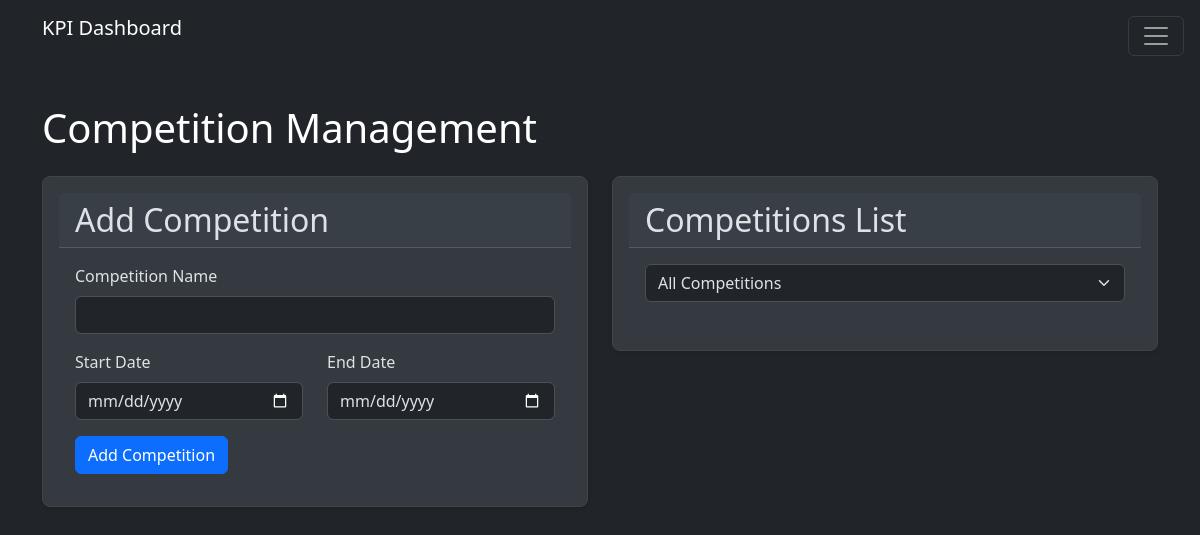
The app's page /admin/pages/competitions.php, older data.
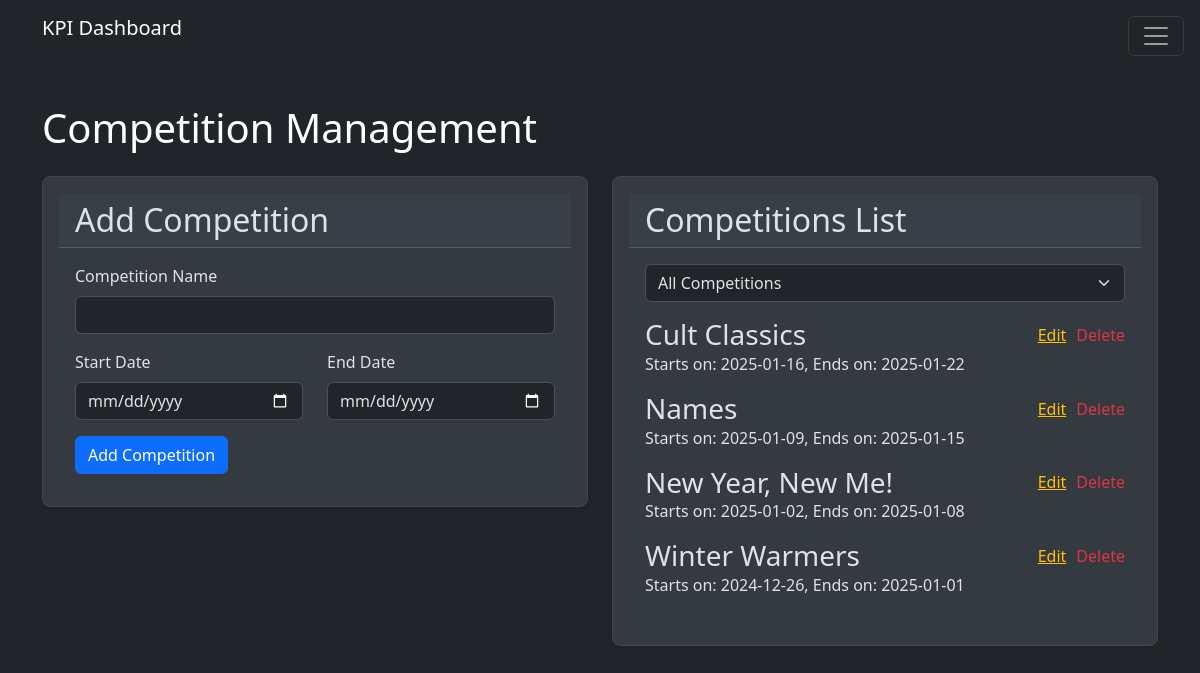
The same page, newer data.
### tables this page shows
CREATE TABLE `competitions` (
  `id` int(11) NOT NULL,
  `name` varchar(100) NOT NULL,
  `start_date` date DEFAULT NULL,
  `end_date` date DEFAULT NULL,
  `created_at` timestamp NULL DEFAULT current_timestamp()
);

### includes/classes/Database.php (called while the page is built, shortened)
<?php
class Database {
    private static $instance = null;
    private $connection = null;
    private function __construct() {
        try {
            $this->connection = new PDO(
                "mysql:host=" . DB_HOST . ";dbname=" . DB_NAME,
                DB_USER,
                DB_PASS,
                [PDO::ATTR_ERRMODE => PDO::ERRMODE_EXCEPTION]
            );
        } catch (PDOException $e) {
            error_log("Database Connection Error: " . $e->getMessage());
            throw new Exception("Database connection failed");
        }
    }
    public static function getInstance() {
        if (self::$instance === null) {
            self::$instance = new self();
        }
        return self::$instance;
    }
    public function query($sql, $params = []) {
        try {
            $stmt = $this->connection->prepare($sql);
            $stmt->execute($params);
            return $stmt;
        } catch (PDOException $e) {
            error_log("Query Error: " . $e->getMessage());
            throw new Exception("Database query failed");
        }
    }
}

### public/admin/pages/competitions.php (the view, shortened to what this page needs)
<?php
require_once $_SERVER['DOCUMENT_ROOT'] . '/public/admin/includes/header.php';
$db = Database::getInstance();
$filter = $_GET['filter'] ?? 'all';
$query = "SELECT * FROM competitions";
$query .= " ORDER BY name";
$competitions = $db->query($query)->fetchAll(PDO::FETCH_ASSOC);
$competitionName = '';
$startDate = '';
$endDate = '';
$action = 'Add Competition';
?>
<div class="container py-5">
    <h1 class="mb-4">Competition Management</h1>
    <div class="row">
        <div class="col-md-6">
            <div class="card mb-4">
                <div class="card-header">
                    <h2 class="h2 mb-0"><?php echo $action; ?></h2>
                </div>
                <div class="card-body">
                    <form method="POST" action="functions.php">
                        <div class="mb-3">
                            <label class="form-label">Competition Name</label>
                            <input type="text" name="competition_name" class="form-control" value="<?php echo $competitionName; ?>" required>
                        </div>
                        <div class="row mb-3">
                            <div class="col-md-6">
                                <label class="form-label">Start Date</label>
                                <input type="date" name="start_date" class="form-control" value="<?php echo $startDate; ?>" required>
                            </div>
                            <div class="col-md-6">
                                <label class="form-label">End Date</label>
                                <input type="date" name="end_date" class="form-control" value="<?php echo $endDate; ?>" required>
                            </div>
                        </div>
                        <button type="submit" class="btn btn-primary"><?php echo $action; ?></button>
                    </form>
                </div>
            </div>
        </div>
        <div class="col-md-6">
            <div class="card">
                <div class="card-header">
                    <h2 class="h2 mb-0">Competitions List</h2>
                </div>
                <div class="card-body">
                    <div class="mb-3">
                        <select class="form-select" id="competitionFilter" onchange="window.location.href='?filter=' + this.value">
                            <option value="all" <?php echo $filter === 'all' ? 'selected' : ''; ?>>All Competitions</option>
                        </select>
                    </div>
                    <div class="mb-3">
                        <?php foreach ($competitions as $competition): ?>
                            <div class="mb-3">
                                <div style="display: flex; justify-content: space-between; align-items: center;">
                                    <h3 style="margin-bottom: 0;">
                                        <?php echo htmlspecialchars($competition['name']); ?>
                                    </h3>
                                    <div>
                                        <div class="d-flex">
                                            <a href="?edit_id=<?php echo $competition['id']; ?>" class="text-warning" style="margin-right: 10px;">Edit</a>
                                            <form method="POST" action="functions.php" style="display:inline;">
                                                <button type="submit" class="text-danger" style="background: none; border: none; padding: 0; cursor: pointer;">Delete</button>
                                            </form>
                                        </div>
                                    </div>
                                </div>
                                <p>Starts on: <?php echo htmlspecialchars($competition['start_date']); ?>, Ends on: <?php echo htmlspecialchars($competition['end_date']); ?></p>
                            </div>
                        <?php endforeach; ?>
                    </div>
                </div>
            </div>
        </div>
    </div>
</div>
<?php include $_SERVER['DOCUMENT_ROOT'] . '/public/admin/includes/footer.php'; ?>

### public/admin/includes/header.php (shortened to what this page needs)
<!DOCTYPE html>
<html lang="en" data-bs-theme="dark">
<head>
    <link href="https://cdn.jsdelivr.net/npm/bootstrap@5.3.2/dist/css/bootstrap.min.css" rel="stylesheet">
    <link rel="stylesheet" href="https://cdn.jsdelivr.net/npm/bootstrap-icons@1.11.3/font/bootstrap-icons.min.css">
    <link rel="stylesheet" href="../css/custom.css">
</head>
<body class="bg-dark text-white">
    <nav class="navbar navbar-dark bg-dark">
        <div class="container">
            <a class="navbar-brand" href="/public/index.php"><?php echo htmlspecialchars(APP_NAME); ?></a>
            <button class="navbar-toggler" type="button" data-bs-toggle="offcanvas" data-bs-target="#sideMenu">
                <span class="navbar-toggler-icon"></span>
            </button>
        </div>
    </nav>
</body>
</html>

### public/admin/includes/footer.php (shortened to what this page needs)
</body>
</html>

### public/css/custom.css (style rules this page uses)
body, .navbar-nav .nav-link, .offcanvas-title, .offcanvas-body, .offcanvas-body .nav-link { color: #ffffff !important; }
.navbar-toggler { position: absolute; top: 1rem; right: 1rem; }
.card { background-color: #343a40; border: 1px solid #444; border-radius: 0.5rem; box-shadow: 0 2px 4px rgba(0,0,0,0.1); margin-bottom: 1rem; padding: 1rem; }

Row changes from the older to the newer data that the page shows:
added competitions: name "Cult Classics", start_date "2025-01-16", end_date "2025-01-22"
added competitions: name "Names", start_date "2025-01-09", end_date "2025-01-15"
added competitions: name "New Year, New Me!", start_date "2025-01-02", end_date "2025-01-08"
added competitions: name "Winter Warmers", start_date "2024-12-26", end_date "2025-01-01"
